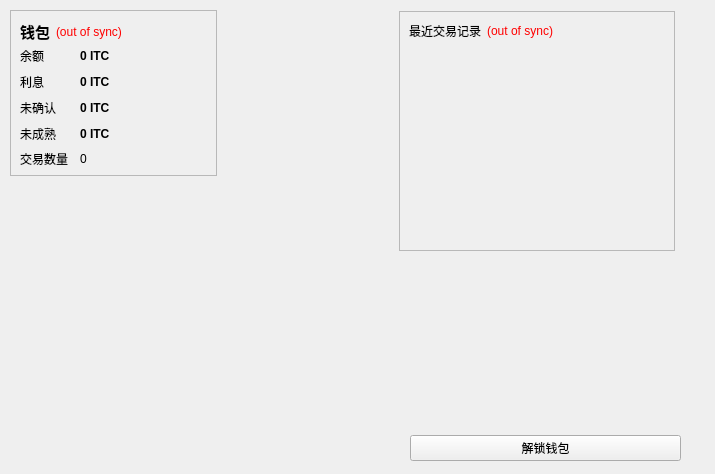
<?xml version="1.0" encoding="UTF-8"?>
<ui version="4.0">
 <class>OverviewPage</class>
 <widget class="QWidget" name="OverviewPage">
  <property name="geometry">
   <rect>
    <x>0</x>
    <y>0</y>
    <width>715</width>
    <height>474</height>
   </rect>
  </property>
  <property name="windowTitle">
   <string>Form</string>
  </property>
  <widget class="QFrame" name="frame_2">
   <property name="geometry">
    <rect>
     <x>399</x>
     <y>11</y>
     <width>276</width>
     <height>240</height>
    </rect>
   </property>
   <property name="frameShape">
    <enum>QFrame::StyledPanel</enum>
   </property>
   <property name="frameShadow">
    <enum>QFrame::Raised</enum>
   </property>
   <layout class="QVBoxLayout" name="verticalLayout">
    <item>
     <layout class="QHBoxLayout" name="horizontalLayout_2">
      <item>
       <widget class="QLabel" name="label_4">
        <property name="text">
         <string>&lt;html&gt;&lt;head/&gt;&lt;body&gt;&lt;p&gt;最近交易记录&lt;/p&gt;&lt;/body&gt;&lt;/html&gt;</string>
        </property>
       </widget>
      </item>
      <item>
       <widget class="QLabel" name="labelTransactionsStatus">
        <property name="toolTip">
         <string>The displayed information may be out of date. Your wallet automatically synchronizes with the bluecoin network after a connection is established, but this process has not completed yet.</string>
        </property>
        <property name="styleSheet">
         <string notr="true">QLabel { color: red; }</string>
        </property>
        <property name="text">
         <string notr="true">(out of sync)</string>
        </property>
        <property name="alignment">
         <set>Qt::AlignRight|Qt::AlignTrailing|Qt::AlignVCenter</set>
        </property>
       </widget>
      </item>
      <item>
       <spacer name="horizontalSpacer">
        <property name="orientation">
         <enum>Qt::Horizontal</enum>
        </property>
        <property name="sizeHint" stdset="0">
         <size>
          <width>40</width>
          <height>20</height>
         </size>
        </property>
       </spacer>
      </item>
     </layout>
    </item>
    <item>
     <widget class="QListView" name="listTransactions">
      <property name="styleSheet">
       <string notr="true">QListView { background: transparent; }</string>
      </property>
      <property name="frameShape">
       <enum>QFrame::NoFrame</enum>
      </property>
      <property name="verticalScrollBarPolicy">
       <enum>Qt::ScrollBarAlwaysOff</enum>
      </property>
      <property name="horizontalScrollBarPolicy">
       <enum>Qt::ScrollBarAlwaysOff</enum>
      </property>
      <property name="selectionMode">
       <enum>QAbstractItemView::NoSelection</enum>
      </property>
     </widget>
    </item>
   </layout>
  </widget>
  <widget class="QWidget" name="layoutWidget">
   <property name="geometry">
    <rect>
     <x>410</x>
     <y>10</y>
     <width>271</width>
     <height>451</height>
    </rect>
   </property>
   <layout class="QVBoxLayout" name="verticalLayout_3">
    <item>
     <spacer name="verticalSpacer_2">
      <property name="orientation">
       <enum>Qt::Vertical</enum>
      </property>
      <property name="sizeHint" stdset="0">
       <size>
        <width>20</width>
        <height>40</height>
       </size>
      </property>
     </spacer>
    </item>
    <item>
     <widget class="QPushButton" name="unlockWalletButton">
      <property name="text">
       <string>解锁钱包</string>
      </property>
     </widget>
    </item>
   </layout>
  </widget>
  <widget class="QLabel" name="label_6">
   <property name="geometry">
    <rect>
     <x>10</x>
     <y>175</y>
     <width>321</width>
     <height>311</height>
    </rect>
   </property>
   <property name="text">
    <string/>
   </property>
   <property name="pixmap">
    <pixmap resource="../bitcoin.qrc">:/images/backg</pixmap>
   </property>
   <property name="scaledContents">
    <bool>false</bool>
   </property>
   <property name="alignment">
    <set>Qt::AlignCenter</set>
   </property>
   <property name="margin">
    <number>-2</number>
   </property>
  </widget>
  <widget class="QFrame" name="frame">
   <property name="geometry">
    <rect>
     <x>10</x>
     <y>10</y>
     <width>207</width>
     <height>166</height>
    </rect>
   </property>
   <property name="frameShape">
    <enum>QFrame::StyledPanel</enum>
   </property>
   <property name="frameShadow">
    <enum>QFrame::Raised</enum>
   </property>
   <layout class="QVBoxLayout" name="verticalLayout_4">
    <item>
     <layout class="QHBoxLayout" name="horizontalLayout_4">
      <item>
       <widget class="QLabel" name="label_5">
        <property name="font">
         <font>
          <pointsize>11</pointsize>
          <weight>75</weight>
          <bold>true</bold>
         </font>
        </property>
        <property name="text">
         <string>钱包</string>
        </property>
       </widget>
      </item>
      <item>
       <widget class="QLabel" name="labelWalletStatus">
        <property name="toolTip">
         <string>The displayed information may be out of date. Your wallet automatically synchronizes with the bluecoin network after a connection is established, but this process has not completed yet.</string>
        </property>
        <property name="styleSheet">
         <string notr="true">QLabel { color: red; }</string>
        </property>
        <property name="text">
         <string notr="true">(out of sync)</string>
        </property>
        <property name="alignment">
         <set>Qt::AlignLeading|Qt::AlignLeft|Qt::AlignVCenter</set>
        </property>
       </widget>
      </item>
      <item>
       <spacer name="horizontalSpacer_2">
        <property name="orientation">
         <enum>Qt::Horizontal</enum>
        </property>
        <property name="sizeHint" stdset="0">
         <size>
          <width>40</width>
          <height>20</height>
         </size>
        </property>
       </spacer>
      </item>
     </layout>
    </item>
    <item>
     <layout class="QFormLayout" name="formLayout_2">
      <property name="fieldGrowthPolicy">
       <enum>QFormLayout::AllNonFixedFieldsGrow</enum>
      </property>
      <property name="horizontalSpacing">
       <number>12</number>
      </property>
      <property name="verticalSpacing">
       <number>12</number>
      </property>
      <item row="0" column="0">
       <widget class="QLabel" name="label">
        <property name="text">
         <string>余额</string>
        </property>
       </widget>
      </item>
      <item row="0" column="1">
       <widget class="QLabel" name="labelBalance">
        <property name="font">
         <font>
          <weight>75</weight>
          <bold>true</bold>
         </font>
        </property>
        <property name="cursor">
         <cursorShape>IBeamCursor</cursorShape>
        </property>
        <property name="toolTip">
         <string>Your current balance</string>
        </property>
        <property name="text">
         <string notr="true">0 ITC</string>
        </property>
        <property name="textInteractionFlags">
         <set>Qt::LinksAccessibleByMouse|Qt::TextSelectableByKeyboard|Qt::TextSelectableByMouse</set>
        </property>
       </widget>
      </item>
      <item row="1" column="0">
       <widget class="QLabel" name="label_6">
        <property name="text">
         <string>利息</string>
        </property>
       </widget>
      </item>
      <item row="1" column="1">
       <widget class="QLabel" name="labelStake">
        <property name="font">
         <font>
          <weight>75</weight>
          <bold>true</bold>
         </font>
        </property>
        <property name="cursor">
         <cursorShape>IBeamCursor</cursorShape>
        </property>
        <property name="toolTip">
         <string>Total of coins that was staked, and do not yet count toward the current balance</string>
        </property>
        <property name="text">
         <string notr="true">0 ITC</string>
        </property>
        <property name="textInteractionFlags">
         <set>Qt::LinksAccessibleByMouse|Qt::TextSelectableByKeyboard|Qt::TextSelectableByMouse</set>
        </property>
       </widget>
      </item>
      <item row="2" column="0">
       <widget class="QLabel" name="label_3">
        <property name="text">
         <string>未确认</string>
        </property>
       </widget>
      </item>
      <item row="2" column="1">
       <widget class="QLabel" name="labelUnconfirmed">
        <property name="font">
         <font>
          <weight>75</weight>
          <bold>true</bold>
         </font>
        </property>
        <property name="cursor">
         <cursorShape>IBeamCursor</cursorShape>
        </property>
        <property name="toolTip">
         <string>Total of transactions that have yet to be confirmed, and do not yet count toward the current balance</string>
        </property>
        <property name="text">
         <string notr="true">0 ITC</string>
        </property>
        <property name="textInteractionFlags">
         <set>Qt::LinksAccessibleByMouse|Qt::TextSelectableByKeyboard|Qt::TextSelectableByMouse</set>
        </property>
       </widget>
      </item>
      <item row="3" column="0">
       <widget class="QLabel" name="labelImmatureText">
        <property name="text">
         <string>未成熟</string>
        </property>
       </widget>
      </item>
      <item row="3" column="1">
       <widget class="QLabel" name="labelImmature">
        <property name="font">
         <font>
          <weight>75</weight>
          <bold>true</bold>
         </font>
        </property>
        <property name="toolTip">
         <string>Mined balance that has not yet matured</string>
        </property>
        <property name="text">
         <string notr="true">0 ITC</string>
        </property>
        <property name="textInteractionFlags">
         <set>Qt::LinksAccessibleByMouse|Qt::TextSelectableByKeyboard|Qt::TextSelectableByMouse</set>
        </property>
       </widget>
      </item>
      <item row="4" column="0">
       <widget class="QLabel" name="label_2">
        <property name="text">
         <string>交易数量</string>
        </property>
       </widget>
      </item>
      <item row="4" column="1">
       <widget class="QLabel" name="labelNumTransactions">
        <property name="toolTip">
         <string>Total number of transactions in wallet</string>
        </property>
        <property name="text">
         <string notr="true">0</string>
        </property>
       </widget>
      </item>
     </layout>
    </item>
   </layout>
  </widget>
 </widget>
 <resources>
  <include location="../bitcoin.qrc"/>
 </resources>
 <connections/>
</ui>
